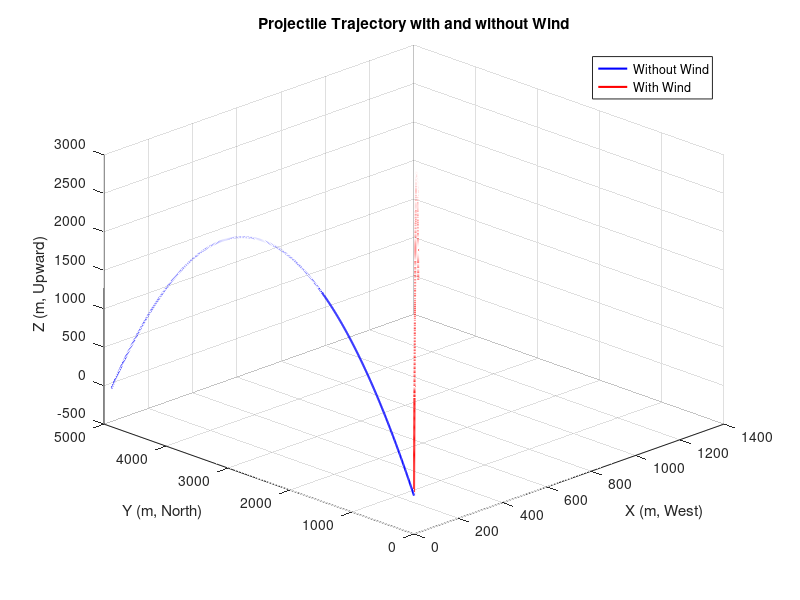

MATLAB code for this plot:
% Given parameters
v0 = 250; % initial velocity in m/s
theta = 65; % launch angle in degrees
theta = deg2rad(theta); % convert angle to radians
wind_speed = 30; % wind speed in m/s (west direction)
g = 9.81; % gravitational acceleration in m/s^2

% Initial velocity components without wind
v0x = 0; % no initial eastward velocity
v0y = v0 * cos(theta); % northward component
v0z = v0 * sin(theta); % upward component

% Time of flight (ignoring wind) - determined by vertical motion
t_flight = 2 * v0z / g; % total time until it hits the ground
t = linspace(0, t_flight, 1000); % time vector for simulation

% Trajectory without wind
y_no_wind = v0y * t; % northward position (y-axis)
z_no_wind = v0z * t - 0.5 * g * t.^2; % upward position (z-axis)

% Trajectory with wind
x_wind = wind_speed * t; % westward position (x-axis) due to wind
y_wind = y_no_wind; % northward position remains the same
z_wind = z_no_wind; % upward position remains the same

% Plotting the trajectories
figure;
plot3(zeros(size(y_no_wind)), y_no_wind, z_no_wind, 'b-', 'LineWidth', 1.5); % without wind
hold on;
plot3(x_wind, y_wind, z_wind, 'r-', 'LineWidth', 1.5); % with wind
xlabel('X (m, West)');
ylabel('Y (m, North)');
zlabel('Z (m, Upward)');
legend('Without Wind', 'With Wind');
title('Projectile Trajectory with and without Wind');
grid on;

% Adjust the view for better visualization
view(-45, 30);
